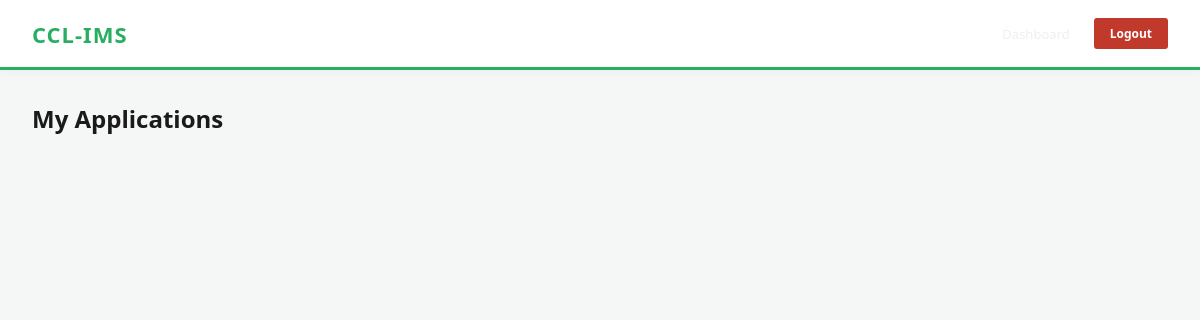
The app's page /my-applications (signed in), older data.
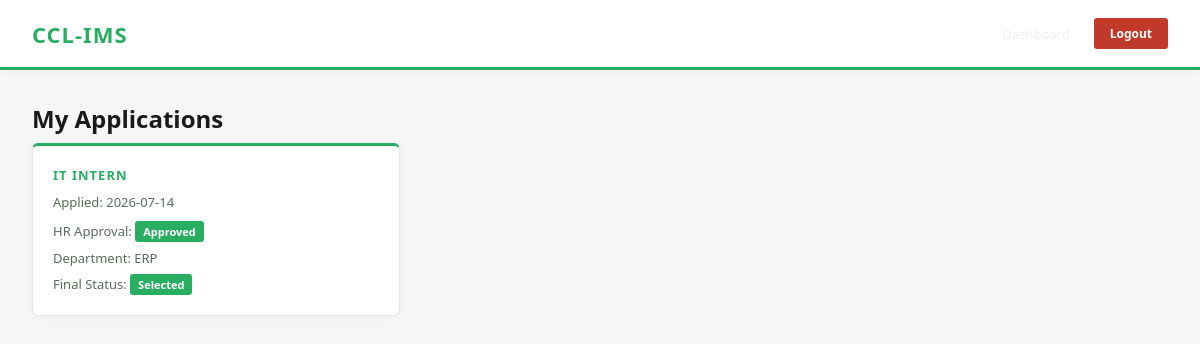
The same page, newer data.
### tables this page shows
CREATE TABLE applications (
        id INTEGER PRIMARY KEY AUTOINCREMENT,
        student_id INTEGER,
        post_id INTEGER,
        applied_date TEXT,
        photo_path TEXT,
        resume_path TEXT,
        aadhar_path TEXT,
        noc_path TEXT,
        id_card_path TEXT,
        hr_approval_status TEXT DEFAULT 'Pending HR Approval',
        assigned_department TEXT,
        final_status TEXT DEFAULT 'Pending',
        FOREIGN KEY (student_id) REFERENCES students(id),
        FOREIGN KEY (post_id) REFERENCES internship_posts(id)
    );

CREATE TABLE internship_posts (
        id INTEGER PRIMARY KEY AUTOINCREMENT,
        title TEXT NOT NULL,
        department TEXT,
        total_seats INTEGER,
        last_date TEXT,
        is_active INTEGER DEFAULT 1
    );

### app.py (the view)
@app.route('/my-applications')
def my_applications():
    if 'student_email' not in session:
        return redirect('/login')
    apps = get_applications_by_student(session['student_id'])
    return render_template('my_application.html', applications=apps)

### database.py (called while the page is built)
def get_db():
    conn = sqlite3.connect(DB_NAME)
    conn.row_factory = sqlite3.Row
    return conn

def get_applications_by_student(student_id):
    conn = get_db()
    apps = conn.execute('''
        SELECT applications.*, internship_posts.title, internship_posts.department
        FROM applications
        JOIN internship_posts ON applications.post_id = internship_posts.id
        WHERE applications.student_id = ?
    ''', (student_id,)).fetchall()
    conn.close()
    return apps

### templates/my_application.html (shortened to what this page needs)
{% extends "base.html" %}
{% block content %}
<div class="dash-wrap">
  <div class="dash-header">
    <div class="ccl-mini">CCL-IMS</div>
    <div class="user-info"><a href="/dashboard" style="color:#f0efeb; margin-right:12px;">Dashboard</a><a href="/logout" class="logout-btn">Logout</a></div>
  </div>
  <div class="dash-body">
    <div class="dash-welcome">My Applications</div>
    <div class="dash-cards">
      {% for app in applications %}
      <div class="dash-card">
        <h3>{{ app['title'] }}</h3>
        <p>Applied: {{ app['applied_date'] }}</p>
        <p style="margin-top:8px;">HR Approval:
          <span style="padding:3px 8px; border-radius:3px; font-size:11px; font-weight:700;
            {% if app['hr_approval_status'] == 'Pending HR Approval' %} background:#f1c40f; color:#000;
            {% elif app['hr_approval_status'] == 'Approved' %} background:#27ae60; color:#fff;
            {% else %} background:#c0392b; color:#fff; {% endif %}">
            {{ app['hr_approval_status'] }}
          </span>
        </p>
        {% if app['assigned_department'] %}
        <p style="margin-top:6px;">Department: {{ app['assigned_department'] }}</p>
        {% endif %}
        <p style="margin-top:6px;">Final Status:
          <span style="padding:3px 8px; border-radius:3px; font-size:11px; font-weight:700;
            {% if app['final_status'] == 'Pending' %} background:#f1c40f; color:#000;
            {% elif app['final_status'] == 'Selected' %} background:#27ae60; color:#fff;
            {% else %} background:#c0392b; color:#fff; {% endif %}">
            {{ app['final_status'] }}
          </span>
        </p>
      </div>
      {% endfor %}
    </div>
  </div>
</div>
{% endblock %}

Row changes from the older to the newer data that the page shows:
added applications: title "IT INTERN", applied_date "2026-07-14", hr_approval_status "Approved", assigned_department "ERP", final_status "Selected"
